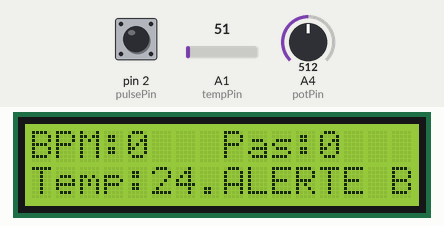
This sketch was run on a simulated Arduino Uno, built with avr-gcc and run on an emulated ATmega328P. Shown: 16×2 character LCD. The inputs (shaded band) are chosen by the test bench; at power-on: pin 2 (pulsePin) LOW, A1 (tempPin) = 51, A4 (potPin) = 512. Random numbers use the default seed unless the sketch sets one.

Above: at 4.6 s.
4.7 s: pin 2 (pulsePin) pulled HIGH for 0.15 s
7.8 s: A1 (tempPin) set to 61
At 9.3 s:
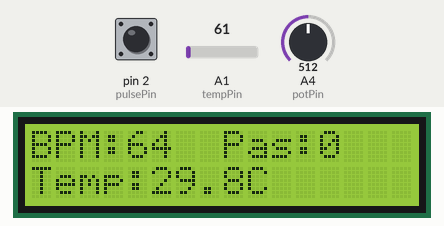
10.8 s: pin 2 (pulsePin) pulled HIGH for 1 s
At 12.4 s:
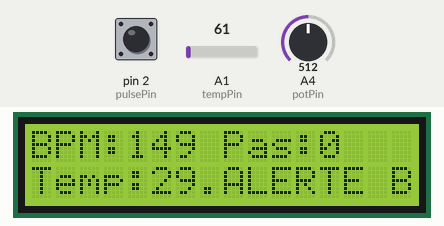
14.8 s: A4 (potPin) set to 710
At 16.7 s:
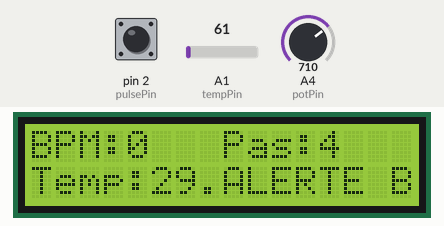
17.8 s: A1 (tempPin) set to 71
At 20.6 s:
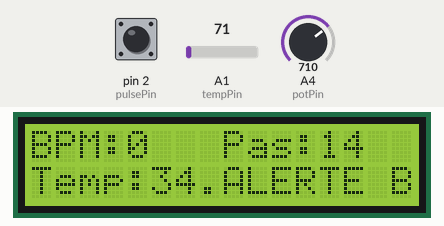
20.8 s: A4 (potPin) set to 690
At 24.5 s:
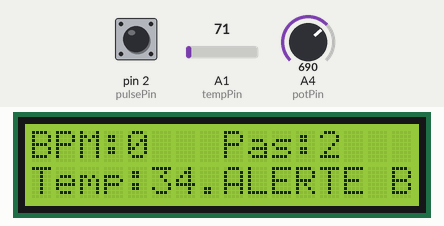
Timing chart, 0 to 26.0 s (numbered marks = the images above; inputs shaded):
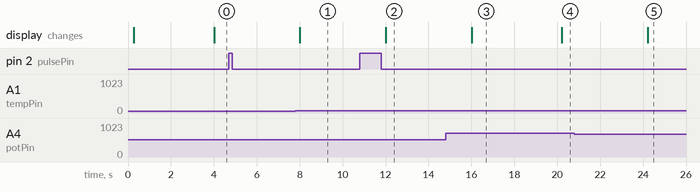

Measured:
- after the input at 4.7 s, every drawn part: stays the same
- after the input at 20.8 s, the display: changes after 3.4 s (image 5)

The sketch:

Arduino_code.ino
```cpp
#include <LiquidCrystal.h> // Inclusion de la bibliothèque LiquidCrystal pour gérer l'affichage sur écran LCD

// Initialisation de l'écran LCD avec les broches de connexion
LiquidCrystal lcd(13, 12, 11, 10, 9, 8);

const int pulsePin = 2;  // Définition de la broche de mesure du pouls
const int potPin = A4;   // Définition de la broche du potentiomètre pour compter les pas
const int tempPin = A1;  // Définition de la broche du capteur de température

volatile int bpm = 0; // Variable pour stocker la fréquence cardiaque
int stepCount = 0;    // Variable pour compter les pas
unsigned long lastUpdate = 0; // Variable pour stocker le temps de la dernière mise à jour
const long interval = 4000;   // Intervalle de mise à jour en millisecondes (4 secondes)
unsigned long lastBeatTime = 0; // Stocke le dernier temps enregistré du battement du cœur

// Définition des seuils de sécurité pour la fréquence cardiaque
const int bpmMax = 120; // Seuil maximal (tachycardie)
const int bpmMin = 50;  // Seuil minimal (bradycardie)

void setup() {
    lcd.begin(16, 2); // Initialisation de l'affichage LCD (16 colonnes, 2 lignes)
    lcd.print("Bracelet Actif"); // Affichage du message de démarrage
    delay(200); // Pause de 200ms avant de nettoyer l'écran
    lcd.clear(); // Nettoyage de l'écran LCD

    // Configuration des broches en entrée
    pinMode(pulsePin, INPUT);
    pinMode(potPin, INPUT);
    pinMode(tempPin, INPUT);

    // Attachement d'une interruption sur la détection du signal de pouls
    attachInterrupt(digitalPinToInterrupt(pulsePin), countBeat, RISING);
}

void loop() {
    // Lecture de la température brute et conversion en degrés Celsius
    int rawTemp = analogRead(tempPin);
    float temperature = (rawTemp * 5.0 * 100.0) / 1023.0;

    // Lecture de la valeur du potentiomètre pour détecter les pas
    int potValue = analogRead(potPin);
    if (potValue > 700) { // Si la valeur dépasse 700, un pas est compté
        stepCount++;
        delay(300); // Attente de 300ms pour éviter le comptage multiple du même pas
    }

    // Simulation de la fréquence cardiaque
    int pulseValue = digitalRead(pulsePin);
    if (pulseValue == HIGH) { // Si un battement est détecté
        bpm = random(50, 150); // Valeur aléatoire entre 50 et 150 BPM (simulation)
    }

    // Vérification si l'intervalle de temps est écoulé pour mise à jour des valeurs
    if (millis() - lastUpdate >= interval) {
        lastUpdate = millis(); // Mise à jour du dernier temps enregistré

        lcd.clear(); // Nettoyage de l'affichage LCD
        lcd.setCursor(0, 0); // Positionnement du curseur sur la première ligne
        lcd.print("BPM:"); lcd.print(bpm); // Affichage du BPM
        lcd.setCursor(8, 0);
        lcd.print("Pas:"); lcd.print(stepCount); // Affichage du nombre de pas

        lcd.setCursor(0, 1); // Positionnement du curseur sur la seconde ligne
        lcd.print("Temp:"); lcd.print(temperature, 1); // Affichage de la température avec 1 décimale
        lcd.print("C"); // Ajout de l'unité de température

        // Détection d'une anomalie sur la fréquence cardiaque
        if (bpm > bpmMax) { // Si le BPM dépasse le seuil maximal
            lcd.setCursor(8, 1);
            lcd.print("ALERTE BPM HAUT!"); // Affichage d'un message d'alerte
            Serial.println("⚠ ALERTE : BPM trop élevé !"); // Envoi d'une alerte série
        }

        if (bpm < bpmMin) { // Si le BPM est inférieur au seuil minimal
            lcd.setCursor(8, 1);
            lcd.print("ALERTE BPM BAS!"); // Affichage d'un message d'alerte
            Serial.println("⚠ ALERTE : BPM trop bas !"); // Envoi d'une alerte série
        }

        // Affichage des données sur le moniteur série
        Serial.print("BPM: "); Serial.print(bpm);
        Serial.print(" - Steps: "); Serial.print(stepCount);
        Serial.print(" - Temp: "); Serial.println(temperature);

        // Réinitialisation des valeurs après l'affichage
        bpm = 0;
        stepCount = 0;
    }
}

// Fonction de comptage des battements cardiaques via interruption
void countBeat() {
    unsigned long currentTime = millis();
    if (currentTime - lastBeatTime > 300) { // Filtrage des battements parasites
        bpm++; // Incrémentation du compteur de battements cardiaques
        lastBeatTime = currentTime; // Mise à jour du dernier battement détecté
    }
}
```
